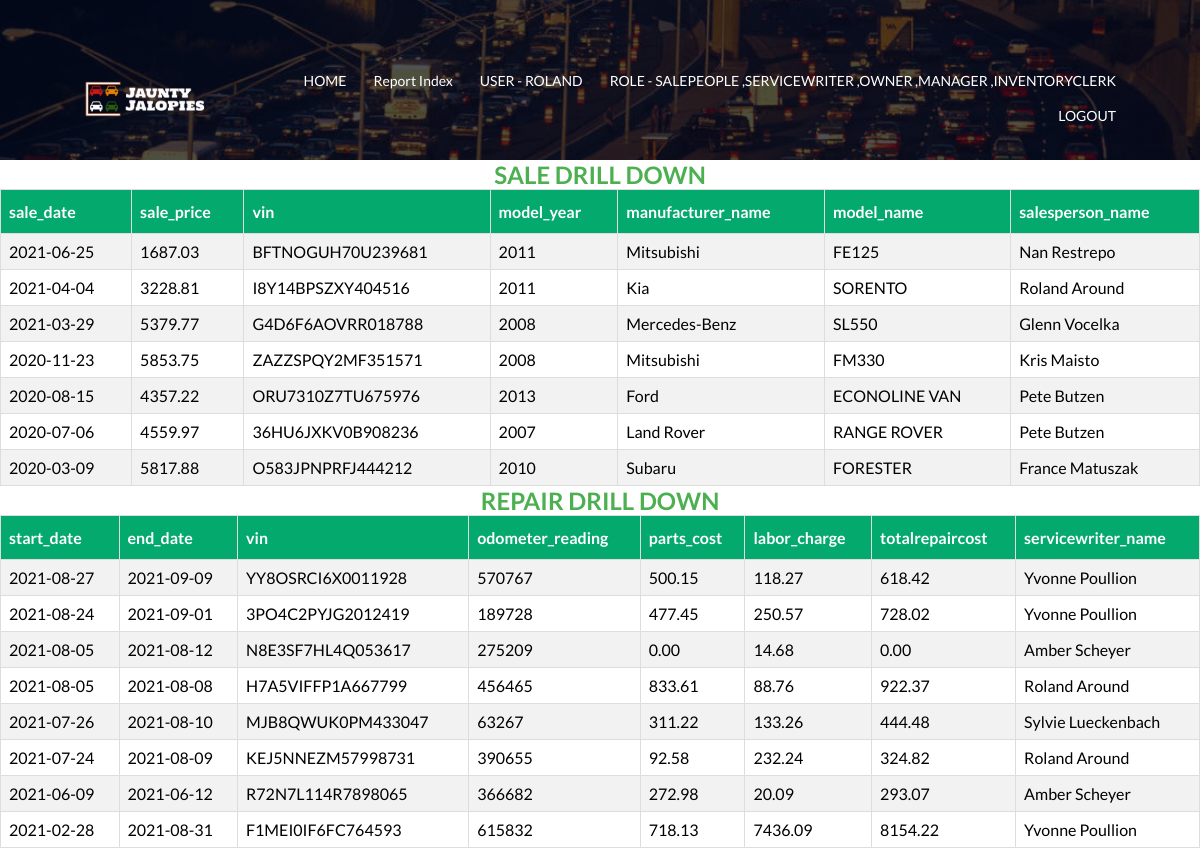
Screenshot of /report/report_drilldown_customer_sale_repair.php?customer_id=172 (signed in) with the database file from the repository.
### tables this page shows
CREATE TABLE Sale (
  vin varchar(50) NOT NULL,
  customerID int(16) unsigned NOT NULL AUTO_INCREMENT,
  username varchar(250) NOT NULL,
  sale_date date NOT NULL,
  sale_price float(10,2) NOT NULL,
  PRIMARY KEY (customerID, username,vin)
);

CREATE TABLE Vehicle (
  vin varchar(50) NOT NULL,
  model_name varchar(250) NULL,
  model_year year NOT NULL,
  invoice_price float(10,2) NOT NULL,
  description varchar(250) NULL,
  manufacturer_name varchar(250) NOT NULL,
  username varchar(250) NOT NULL,
  inventory_added_date  date NOT NULL,
  PRIMARY KEY (vin)
);

CREATE TABLE Repair(
	vin varchar(50) NOT NULL,
	start_date date NOT NULL,
    	labor_charge float(10,2) NOT NULL,
	description varchar(250) NOT NUll,
	complete_date date NULL,
  	odometer_reading int NOT NULL,
	customerID int(16) unsigned NOT NULL,
    	username varchar(50) NOT NULL,
	PRIMARY KEY (vin,start_date)
	);

### lib/queryfunction.php (called while the page is built, shortened)
<?php
function query_sale_records_of_customer($conn, $customer_id) {
    $query = "SELECT
    s.sale_date AS sale_date,
    s.sale_price AS sale_price,
    v.vin AS vin,
    v.model_year AS model_year,
    v.manufacturer_name AS manufacturer_name,
    v.model_name AS model_name,
    CONCAT(u.first_name,' ',u.last_name) AS salesperson_name
    FROM Sale s
    LEFT JOIN Customer c ON s.customerID = c.customerID
    LEFT JOIN Vehicle v ON v.vin = s.vin
    LEFT JOIN LoggedInUser u ON s.username = u.username
    WHERE s.customerID = $customer_id
    ORDER BY s.sale_date DESC,v.vin;";
    return mysqli_query($conn, $query);
}
function query_repair_records_of_customer($conn, $customer_id) {
    $query = "SELECT
    r.start_date,
    IFNULL(r.complete_date, '') AS end_date,
    r.vin,
    r.odometer_reading,
    IFNULL(pc.repaircost,0) AS parts_cost,
    r.labor_charge,
    IFNULL(r.labor_charge+ pc.repaircost,0) AS totalrepaircost,
    CONCAT(u.first_name,' ',u.last_name) AS servicewriter_name
    FROM Repair r
    LEFT JOIN Customer c on c.customerID = r.customerID
    LEFT JOIN (SELECT vin, start_date,SUM(price*quantity) AS repaircost FROM Parts GROUP BY 1,2) AS pc ON pc.vin = r.vin and pc.start_date = r.start_date
    LEFT JOIN LoggedInUser u ON r.username = u.username
    WHERE c.customerID = $customer_id
    ORDER BY r.start_date DESC,r.complete_date DESC,r.vin;";
    return mysqli_query($conn, $query);
}

### report/report_drilldown_customer_sale_repair.php (the view, shortened to what this page needs)
<?php
include_once '../lib/queryfunction.php';
?>
<html lang="en">
<?php
include_once '../lib/header.php';
?>
</head>
<body>
    <?php
    include_once '../lib/sub_header.php';
    $customer_id = $_GET['customer_id'];
    ?>
    <div>
        <h2 class="report_text">Sale Drill Down</h2>
        <table class="report_table">
            <?php
            $conn = mysql_conn_init_6400();
            $result = query_sale_records_of_customer($conn, $customer_id);
            if ($result->num_rows == 0) {
                echo "<h4> no records found</h4>";
            } else {
                $is_header_printed = false;
                while ($row = $result->fetch_assoc()) {
                    echo "<tr>";
                    if (!$is_header_printed) {
                        foreach ($row as $key => $value) {
                            echo "<th>$key</th>";
                        }
                        $is_header_printed = true;
                        echo "</tr>";
                        echo "<tr>";
                    }
                    foreach ($row as $key => $value) {
                        echo "<td>$value</td>";
                    }
                    echo "</tr>";
                }
            }
            ?>
        </table>
    </div>
    <div>
        <h2 class="report_text">Repair Drill Down</h2>
        <table class="report_table">
            <?php
            $conn = mysql_conn_init_6400();
            $result = query_repair_records_of_customer($conn, $customer_id);
            if ($result->num_rows == 0) {
                echo "<h4> no records found</h4>";
            } else {
                $is_header_printed = false;
                while ($row = $result->fetch_assoc()) {
                    echo "<tr>";
                    if (!$is_header_printed) {
                        foreach ($row as $key => $value) {
                            echo "<th>$key</th>";
                        }
                        $is_header_printed = true;
                        echo "</tr>";
                        echo "<tr>";
                    }
                    foreach ($row as $key => $value) {
                        echo "<td>$value</td>";
                    }
                    echo "</tr>";
                }
            }
            ?>
        </table>
    </div>
</body>
</html>

### css/style.css (style rules this page uses)
* { margin: 0; padding: 0; font-family: 'Lato', sans-serif; }
.report_table { font-family: Arial, Helvetica, sans-serif; border-collapse: collapse; width: 100%; }
.report_table td, .report_table th { border: 1px solid #ddd; padding: 8px; }
.report_table tr:nth-child(even) { background-color: #f2f2f2; }
.report_table th { padding-top: 12px; padding-bottom: 12px; text-align: left; background-color: #04AA6D; color: white; }
.report_text { text-align: center; text-transform: uppercase; color: #4CAF50; }

### rows the page displays
sale: key "sale_date", key "sale_price", key "vin", key "model_year", key "manufacturer_name", key "model_name", key "salesperson_name", sale_date "2021-06-25", sale_price "1687.03", vin.vin "BFTNOGUH70U239681", vin.model_year "2011", vin.manufacturer_name "Mitsubishi", vin.model_name "FE125", value "Nan Restrepo"
sale: sale_date "2021-04-04", sale_price "3228.81", vin.vin "I8Y14BPSZXY404516", vin.model_year "2011", vin.manufacturer_name "Kia", vin.model_name "SORENTO", value "Roland Around"
sale: sale_date "2021-03-29", sale_price "5379.77", vin.vin "G4D6F6AOVRR018788", vin.model_year "2008", vin.manufacturer_name "Mercedes-Benz", vin.model_name "SL550", value "Glenn Vocelka"
sale: sale_date "2020-11-23", sale_price "5853.75", vin.vin "ZAZZSPQY2MF351571", vin.model_year "2008", vin.manufacturer_name "Mitsubishi", vin.model_name "FM330", value "Kris Maisto"
sale: sale_date "2020-08-15", sale_price "4357.22", vin.vin "ORU7310Z7TU675976", vin.model_year "2013", vin.manufacturer_name "Ford", vin.model_name "ECONOLINE VAN", value "Pete Butzen"
sale: sale_date "2020-07-06", sale_price "4559.97", vin.vin "36HU6JXKV0B908236", vin.model_year "2007", vin.manufacturer_name "Land Rover", vin.model_name "RANGE ROVER", value "Pete Butzen"
sale: sale_date "2020-03-09", sale_price "5817.88", vin.vin "O583JPNPRFJ444212", vin.model_year "2010", vin.manufacturer_name "Subaru", vin.model_name "FORESTER", value "France Matuszak"
repair: key "start_date", key "end_date", key "vin", key "odometer_reading", key "parts_cost", key "labor_charge", key "totalrepaircost", key "servicewriter_name", start_date "2021-08-27", value "2021-09-09", vin "YY8OSRCI6X0011928", odometer_reading "570767", value "500.15", labor_charge "118.27", value "618.42", value "Yvonne Poullion"
repair: start_date "2021-08-24", value "2021-09-01", vin "3PO4C2PYJG2012419", odometer_reading "189728", value "477.45", labor_charge "250.57", value "728.02", value "Yvonne Poullion"
repair: start_date "2021-08-05", value "2021-08-12", vin "N8E3SF7HL4Q053617", odometer_reading "275209", value "0.00", labor_charge "14.68", value "Amber Scheyer"
repair: start_date "2021-08-05", value "2021-08-08", vin "H7A5VIFFP1A667799", odometer_reading "456465", value "833.61", labor_charge "88.76", value "922.37", value "Roland Around"
repair: start_date "2021-07-26", value "2021-08-10", vin "MJB8QWUK0PM433047", odometer_reading "63267", value "311.22", labor_charge "133.26", value "444.48", value "Sylvie Lueckenbach"
repair: start_date "2021-07-24", value "2021-08-09", vin "KEJ5NNEZM57998731", odometer_reading "390655", value "92.58", labor_charge "232.24", value "324.82", value "Roland Around"
repair: start_date "2021-06-09", value "2021-06-12", vin "R72N7L114R7898065", odometer_reading "366682", value "272.98", labor_charge "20.09", value "293.07", value "Amber Scheyer"
repair: start_date "2021-02-28", value "2021-08-31", vin "F1MEI0IF6FC764593", odometer_reading "615832", value "718.13", labor_charge "7436.09", value "8154.22", value "Yvonne Poullion"

### other values shown
$_SESSION['logged']["username"] "ROLAND"
implode(" ,", $_SESSION["logged"]["usertype"]) "SALEPEOPLE ,SERVICEWRITER ,OWNER ,MANAGER ,INVENTORYCLERK"
